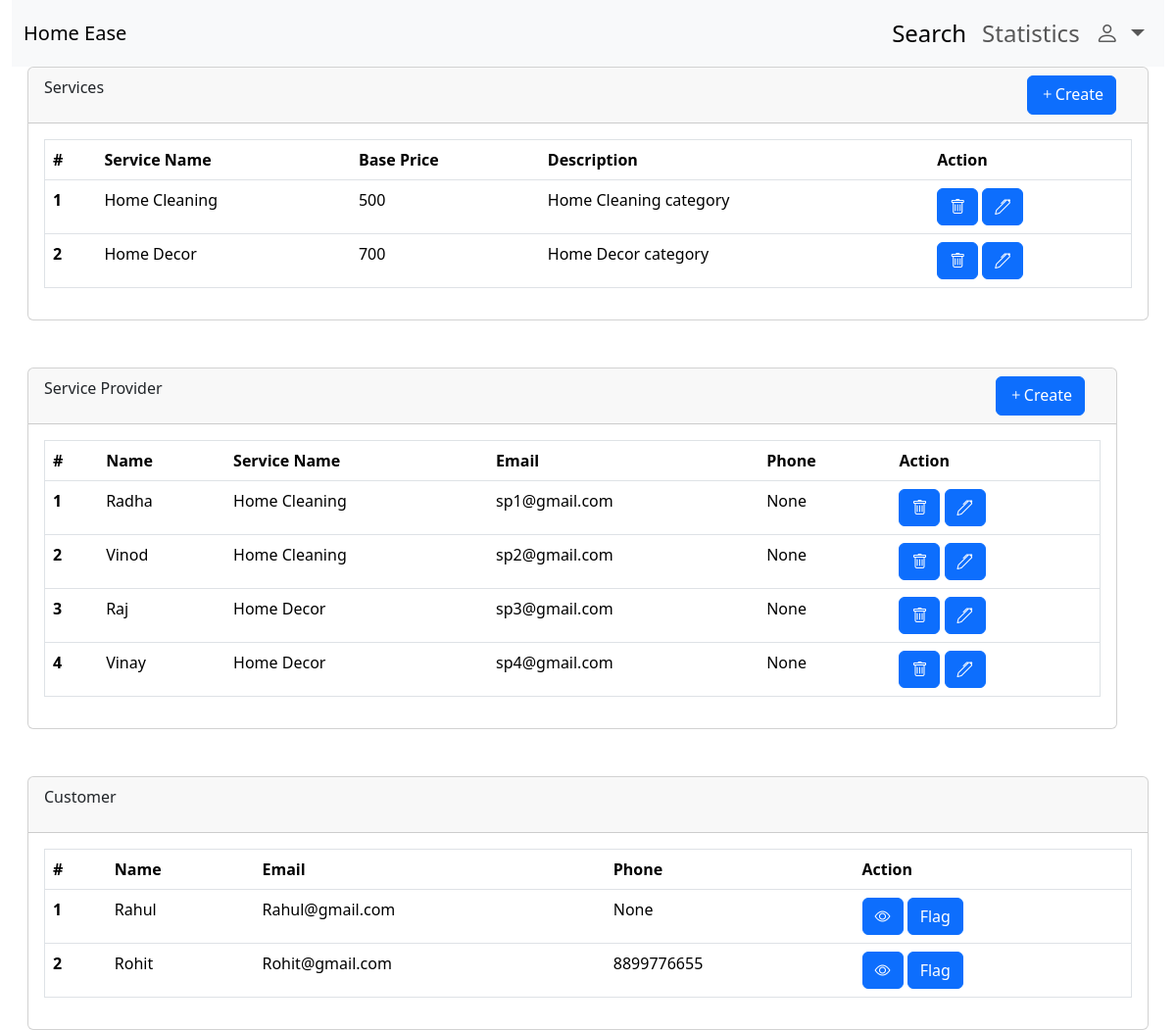
Page /dashboard/ad (signed in) on the committed database.
### backend/models.py (models this page shows, shortened)
class Services(db.Model):
    __tablename__="services"
    id=db.Column(db.Integer, primary_key=True, autoincrement=True)
    name=db.Column(db.String,unique=True)
    baseprice=db.Column(db.Integer)
    description=db.Column(db.String)
    Sproviders=db.relationship("ServiceProvider", backref="service")

class ServiceProvider(db.Model,UserMixin):
    __tablename__='serviceprovider'
    id=db.Column(db.Integer, primary_key=True, autoincrement=True)
    name=db.Column(db.String)
    city=db.Column(db.String)
    email=db.Column(db.String,unique=True, nullable=False)
    password=db.Column(db.String)
    exp=db.Column(db.Integer)
    phone=db.Column(db.String)
    status=db.Column(db.String)
    servicename= db.Column(db.String, db.ForeignKey("services.name"))
    receive_request=db.relationship("Request",backref="service", cascade="all, delete-orphan")
    avail_slots=db.relationship("ProvidersAvailability",backref="servprovider",cascade="all, delete-orphan")

class Customer(db.Model,UserMixin):
    __tablename__='customer'
    id=db.Column(db.Integer, primary_key=True, autoincrement=True)
    name=db.Column(db.String)
    city=db.Column(db.String)
    email=db.Column(db.String,unique=True)
    password=db.Column(db.String)
    exp=db.Column(db.Integer)
    phone=db.Column(db.String)
    status=db.Column(db.String)
    sent_request=db.relationship("Request", backref="cust")

### backend/routes.py (the view)
@app.route("/dashboard/ad", methods=['GET','POST'])
@login_required
def ad_dasboard():
    if isinstance(current_user,Admin):
        serv=db.session.query(Services).all()
        sp=db.session.query(ServiceProvider).all()
        cust=db.session.query(Customer).all()
        return render_template("admin/ad_dashboard.html",services=serv, serviceproviders=sp, customers=cust)
    else:
        return "Unauthorized access"

### app.py (called while the page is built)
def create_app():
    app=Flask(__name__)
    app.config["SQLALCHEMY_DATABASE_URI"]="sqlite:///mydb.sqlite3"
    db.init_app(app)
    app.config["SECRET_KEY"]="mysecretkey"
    loginmanager=LoginManager(app)
    @loginmanager.user_loader
    def load_user(email):
        obj=db.session.query(ServiceProvider).filter_by(email=email).first() or db.session.query(Customer).filter_by(email=email).first() or db.session.query(Admin).filter_by(email=email).first()
        return obj
    app.app_context().push()
    return app

### templates/admin/ad_dashboard.html (shortened to what this page needs)
<!DOCTYPE html>
<html lang="en">
<head>
    <link href="https://cdn.jsdelivr.net/npm/bootstrap@5.3.8/dist/css/bootstrap.min.css" rel="stylesheet"
>
    <link rel="stylesheet" href="https://cdn.jsdelivr.net/npm/bootstrap-icons@1.13.1/font/bootstrap-icons.min.css">
</head>
<body>
    <div class="container-fluid ">
        <nav class="navbar navbar-expand-lg bg-body-tertiary">
            <div class="container-fluid">
                <a class="navbar-brand" href="#">Home Ease</a>
                <div class="collapse navbar-collapse" id="navbarSupportedContent">
                    <ul class="navbar-nav mb-2 mb-lg-0 fs-4 ms-auto">
                        <li class="nav-item">
                            <a class="nav-link active" aria-current="page" href="/search/admin">Search</a>
                        </li>
                        <li class="nav-item">
                            <a class="nav-link" href="/admin/statistics">Statistics</a>
                        </li>
                        <li class="nav-item dropdown">
                            <a class="nav-link dropdown-toggle" href="#" role="button" data-bs-toggle="dropdown"
                                aria-expanded="false">
                                <i class="bi bi-person"></i>
                            </a>
                        </li>
                    </ul>
                </div>
            </div>
        </nav>
        <div class="card ms-3 me-3">
            <div class="card-header d-flex">
                <p>Services</p>
                <a href="/createservices?action=create" type="button" class="btn btn-primary ms-auto me-3"><i class="bi bi-plus"></i>Create</a>
            </div>
            <div class="card-body">
                <table class="table border  ">
                    <thead>
                        <tr>
                            <th scope="col">#</th>
                            <th scope="col">Service Name</th>
                            <th scope="col">Base Price</th>
                            <th scope="col">Description</th>
                            <th>Action</th>
                        </tr>
                    </thead>
                    <tbody>
                        {% for s in services %}
                        <tr>
                            <th scope="row">{{loop.index}}</th>
                            <td>{{s.name}}</td>
                            <td>{{s.baseprice}}</td>
                            <td>{{s.description}}</td>
                            <td>
                                <button type="button" class="btn btn-primary" data-bs-toggle="modal"
                                    data-bs-target="#exampleModal{{s.id}}">
                                    <i class="bi bi-trash"></i>
                                </button>
                                <a href="/createservices?action=edit&id={{s.id}}" type="button" class="btn btn-primary"><i class="bi bi-pen"></i></a>
                            </td>
                        </tr>
                        {% endfor %}
                    </tbody>
                </table>
            </div>
        </div>
        <div class="card ms-3  mt-5 me-5">
            <div class="card-header d-flex">
                <p>Service Provider</p>
                <a href="/manageproviders?action=create" type="button" class="btn btn-primary ms-auto me-3"><i class="bi bi-plus"></i>Create</a>
            </div>
            <div class="card-body">
                <table class="table border  ">
                    <thead>
                        <tr>
                            <th scope="col">#</th>
                            <th scope="col">Name</th>
                            <th scope="col">Service Name</th>
                            <th scope="col">Email</th>
                            <th scope="col">Phone</th>
                            <th>Action</th>
                        </tr>
                    </thead>
                    <tbody>
                        {% for sp in serviceproviders %}
                        <tr>
                            <th scope="row">{{loop.index}}</th>
                            <td>{{sp.name}}</td>
                            <td>{{sp.servicename}}</td>
                            <td>{{sp.email}}</td>
                            <td>{{sp.phone}}</td>
                            <td>
                                <button type="button" class="btn btn-primary" data-bs-toggle="modal"
                                    data-bs-target="#exampleModal{{sp.id}}">
                                    <i class="bi bi-trash"></i>
                                </button>
                                <a href="/manageproviders?action=edit&id={{sp.id}}" type="button" class="btn btn-primary"><i class="bi bi-pen"></i></a>
                            </td>
                        </tr>
                        {% endfor %}
                    </tbody>
                </table>
            </div>
        </div>
        <div class="card ms-3 me-3 mt-5">
            <div class="card-header d-flex">
                <p>Customer</p>
            </div>
            <div class="card-body">
                <table class="table border  ">
                    <thead>
                        <tr>
                            <th scope="col">#</th>
                            <th scope="col">Name</th>
                            <th scope="col">Email</th>
                            <th scope="col">Phone</th>
                            <th>Action</th>
                        </tr>
                    </thead>
                    <tbody>
                        {% for c in customers %}
                        <tr>
                            <th scope="row">{{loop.index}}</th>
                            <td>{{c.name}}</td>
                            <td>{{c.email}}</td>
                            <td>{{c.phone}}</td>
                            <td>
                                <button type="button" class="btn btn-primary"><i class="bi bi-eye"></i></button>
                                <a href="/managecust?action={% if c.status=='Active' %}Flag{% else %}Unflag{% endif %}&id={{c.id}}" type="button" class="btn btn-primary">
                                    {% if c.status=='Active' %}Flag{% else %}Unflag{% endif %}</a>
                            </td>
                        </tr>
                        {% endfor %}
                    </tbody>
                </table>
            </div>
        </div>
    </div>
</body>
</html>

### rows in the picture
Services: name "Home Cleaning", baseprice "500", description "Home Cleaning category"
Services: name "Home Decor", baseprice "700", description "Home Decor category"
ServiceProvider: name "Radha", servicename "Home Cleaning", email "sp1@gmail.com", phone "None"
ServiceProvider: name "Vinod", servicename "Home Cleaning", email "sp2@gmail.com", phone "None"
ServiceProvider: name "Raj", servicename "Home Decor", email "sp3@gmail.com", phone "None"
ServiceProvider: name "Vinay", servicename "Home Decor", email "sp4@gmail.com", phone "None"
Customer: name "Rahul", email "Rahul@gmail.com", phone "None", status "Flag"
Customer: name "Rohit", email "Rohit@gmail.com", phone "8899776655", status "Flag"
